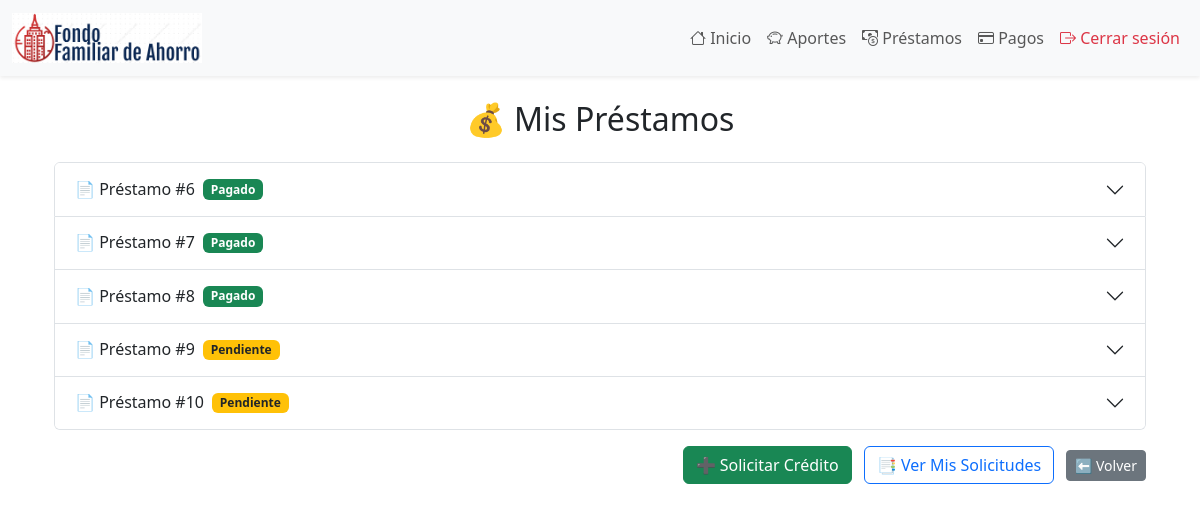
Screenshot of /mis-prestamos/ (signed in) with the database file from the repository.
### fonar/models.py (models this page shows, shortened)
class Prestamo(models.Model):
    usuario = models.ForeignKey('Usuario', on_delete=models.CASCADE)
    monto = models.DecimalField(max_digits=12, decimal_places=2)
    interes = models.DecimalField(max_digits=5, decimal_places=2)  # tasa mensual
    cuotas = models.IntegerField(default=1)
    fecha_desembolso = models.DateField()
    fecha_creacion = models.DateTimeField(default=timezone.now)
    def calcular_cuota_fija(self):
        interes_mensual = (self.interes / Decimal('100'))   # tasa mensual
        if interes_mensual == 0:
            return (self.monto / self.cuotas).quantize(Decimal("0.01"), rounding=ROUND_HALF_UP)
        cuota = self.monto * (interes_mensual * (1 + interes_mensual) ** self.cuotas) / (
            (1 + interes_mensual) ** self.cuotas - 1
        )
        return cuota.quantize(Decimal("0.01"), rounding=ROUND_HALF_UP)
    @property
    def monto_total(self):
        cuota = self.calcular_cuota_fija()
        return cuota * self.cuotas

### fonar/views.py (the view)
# urls.py: path('mis-prestamos/', views.ver_prestamos, name='ver_prestamos'),
@login_required
def ver_prestamos(request):
    prestamos = Prestamo.objects.filter(usuario=request.user)
    prestamos_data = []
    for prestamo in prestamos:
        cuotas = CuotaPrestamo.objects.filter(prestamo=prestamo).order_by("numero")
        aplicaciones = PagoAplicacion.objects.filter(
            prestamo=prestamo,
            pago__validado=True
        )
        total_pagado = aplicaciones.aggregate(Sum('monto_aplicado'))['monto_aplicado__sum'] or Decimal('0')
        total_pagado = total_pagado.quantize(Decimal("1"), rounding=ROUND_HALF_UP)
        saldo_pendiente = (prestamo.monto_total - total_pagado).quantize(Decimal("1"), rounding=ROUND_HALF_UP)
        pagos = (
            aplicaciones
            .values("pago_id", "pago__fecha")
            .annotate(monto_pagado=Sum("monto_aplicado"))
            .order_by("-pago__fecha")
        )
        pagos_info = [
            {
                "monto_pagado": p["monto_pagado"].quantize(Decimal("1"), rounding=ROUND_HALF_UP),
                "fecha_pago": p["pago__fecha"]
            }
            for p in pagos
        ]
        prestamos_data.append({
            "prestamo": prestamo,
            "cuotas": cuotas,
            "pagos": pagos_info,
            "total_pagado": total_pagado,
            "saldo_pendiente": saldo_pendiente,
        })
    return render(request, 'fonar/mis_prestamos.html', {"prestamos_data": prestamos_data})

### fonar/templates/fonar/mis_prestamos.html (shortened to what this page needs)
{% extends "fonar/base.html" %}
{% load humanize %}
{% block content %}
<div class="container mt-4">
    <h2 class="mb-4 text-center">💰 Mis Préstamos</h2>
    <div class="accordion" id="accordionPrestamos">
        {% for data in prestamos_data %}
            <div class="accordion-item">
                <h2 class="accordion-header" id="heading-{{ data.prestamo.id }}">
                    <button class="accordion-button collapsed"
                            type="button"
                            data-bs-toggle="collapse"
                            data-bs-target="#collapse-{{ data.prestamo.id }}"
                            aria-expanded="false"
                            aria-controls="collapse-{{ data.prestamo.id }}">
                        📄 Préstamo #{{ data.prestamo.id }}
                        {% if data.saldo_pendiente == 0 %}
                            <span class="badge bg-success ms-2">Pagado</span>
                        {% else %}
                            <span class="badge bg-warning text-dark ms-2">Pendiente</span>
                        {% endif %}
                    </button>
                </h2>
            </div>
        {% empty %}
            <div class="alert alert-info text-center">
                No tienes préstamos registrados.
            </div>
        {% endfor %}
    </div>
    <div class="text-end mt-3">
        <a href="{% url 'solicitar_prestamo' %}" class="btn btn-success me-2">➕ Solicitar Crédito </a>
        <a href="{% url 'mis_solicitudes' %}" class="btn btn-outline-primary me-2"> 📑 Ver Mis Solicitudes </a>
        <a href="{% url 'inicio' %}" class="btn btn-sm btn-secondary">⬅ Volver</a>
    </div>
</div>
{% endblock %}

### rows the page displays
Prestamo: prestamo.id "6", shows "Pagado"
Prestamo: prestamo.id "7", shows "Pagado"
Prestamo: prestamo.id "8", shows "Pagado"
Prestamo: prestamo.id "9", shows "Pendiente"
Prestamo: prestamo.id "10", shows "Pendiente"
